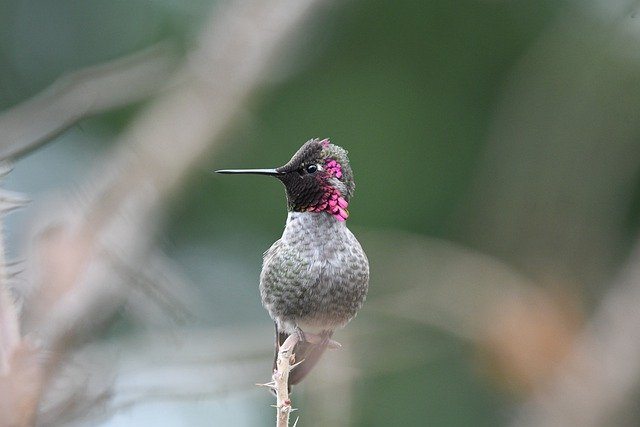
#> input picture 01. drawingFunctions/image.jpg, 640 x 427 px
$ python '01. lineOnImage.py'
#> lines starting #> are read from the running program, lines starting #| are printed output that depends on the picture
#importing the opencv library
import cv2

#loading the image
myImage = cv2.imread('image.jpg')
#> myImage is the input picture: shape (427, 640, 3); mean B, G, R 110.1, 122.1, 114.7

#adding a diagonal on the image
editedImage = cv2.line(myImage, (0, 0), (640, 427), (255, 0, 0), 5)
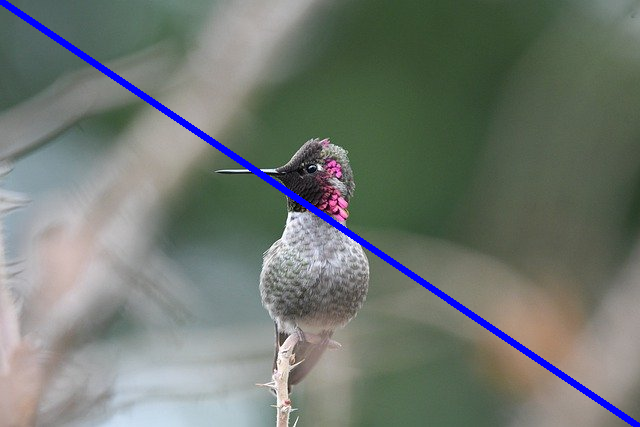
#> editedImage: shape (427, 640, 3); mean B, G, R 112.8, 119.9, 112.4

#displaying the image
cv2.imshow('edited image', editedImage)
cv2.waitKey(0)
